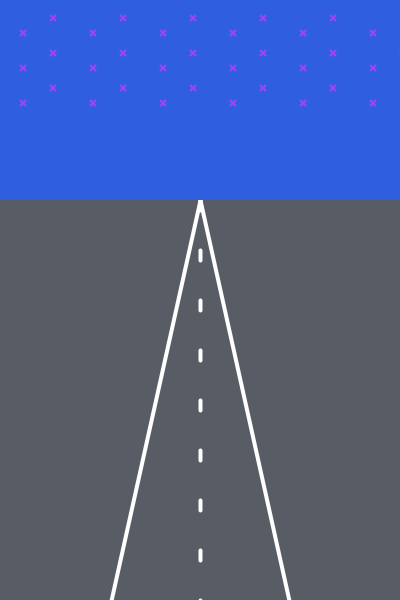
Frame 1 (no input)
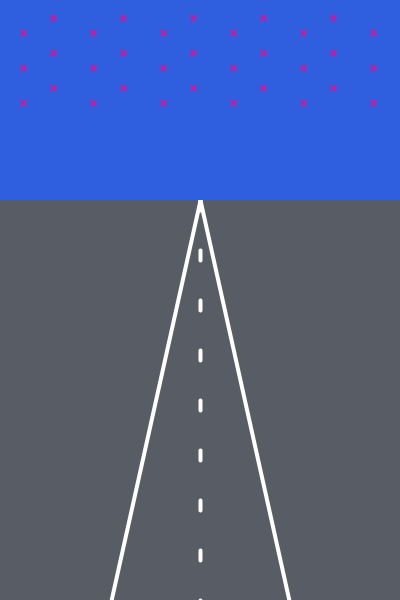
Frame 60 (the mouse pressed at the canvas centre just before this capture)
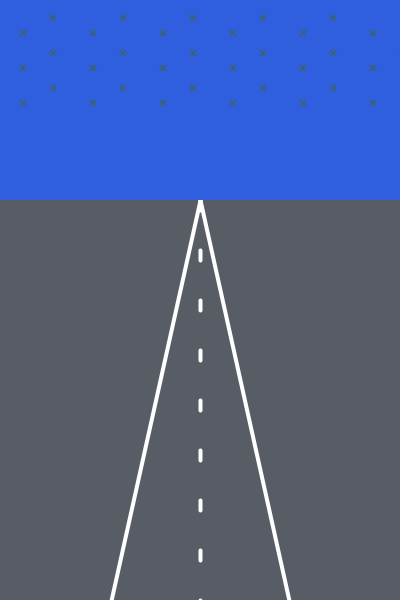
Frame 120 (the mouse held since frame 60 and released just before this capture)

The Processing sketch that drew these frames (run headless with seeded random() and noise(); from frame 60 on, the mouse is pressed at the canvas centre):

// Processing sketch: processing_125687
// ── processing_125687.pde

/* Nome: Ana Carolina de Moura Faustino 
Essa é a tentativa de uma estrada, que representa uma das melhores coisas que aconteceram esse ano, viajar sozinha de ônibus para o Rio de Janeiro ver F+TM.
O desenho ficou assim porque não consegui fazer os matos :/ */
float z = 200;
float a = 0;
void setup () {
  size (400, 600);
  smooth();
  rua (4);
}

color defineCor () {
  color cor = color (random(255), random (255), random (255));
  return cor;
}

void draw () { 
 //céu
  fill (47, 95, 222);
  noStroke();
  rect (0, 0, 450, 200);
  stroke (defineCor ());
  strokeWeight (2);
 //estrelas que pixcam
  for (int x = 15; x <= 500; x += 35){
    for (int y = 15; y <= 100; y += 35){
      if (x % 2 == 0) {
        line (x, y, x + 5, y +5);
        line (x + 5, y, x, y +5);
      }
      else {
        line (x + 5, y + 20, x + 10, y + 15);
        line (x + 10, y + 20, x + 5, y + 15);
      }
    }
  }
}

  void rua (float tamanhoLinha){
    noStroke();
    fill (88, 92, 100);
    rect (0, z, 450, 400);
    stroke (255,255,255);
    strokeWeight (tamanhoLinha);
  //linhas laterais
    line (z, z, 100, 650); 
    line (z, z, 300, 650);
  //linha do meio
    for (int t = 200; t <= 650; t += 50){
     line (z, t, z, t + 10);
    }
  }
 
